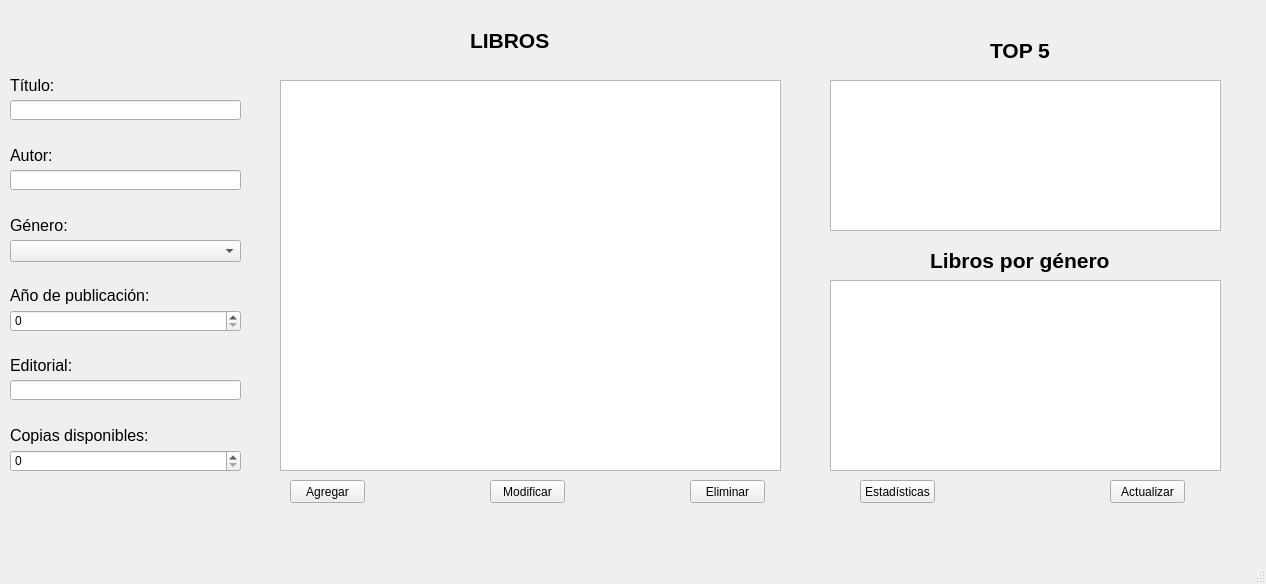
<?xml version="1.0" encoding="UTF-8"?>
<ui version="4.0">
 <class>ventanaLibros</class>
 <widget class="QMainWindow" name="ventanaLibros">
  <property name="geometry">
   <rect>
    <x>0</x>
    <y>0</y>
    <width>1266</width>
    <height>584</height>
   </rect>
  </property>
  <property name="windowTitle">
   <string>ventanaLibros</string>
  </property>
  <widget class="QWidget" name="centralwidget">
   <widget class="QLabel" name="label">
    <property name="geometry">
     <rect>
      <x>470</x>
      <y>0</y>
      <width>211</width>
      <height>81</height>
     </rect>
    </property>
    <property name="text">
     <string>&lt;html&gt;&lt;head/&gt;&lt;body&gt;&lt;p&gt;&lt;span style=&quot; font-size:16pt; font-weight:600;&quot;&gt;LIBROS&lt;/span&gt;&lt;/p&gt;&lt;/body&gt;&lt;/html&gt;</string>
    </property>
   </widget>
   <widget class="QTableWidget" name="tablaLibros">
    <property name="geometry">
     <rect>
      <x>280</x>
      <y>80</y>
      <width>501</width>
      <height>391</height>
     </rect>
    </property>
   </widget>
   <widget class="QLabel" name="label_2">
    <property name="geometry">
     <rect>
      <x>10</x>
      <y>70</y>
      <width>81</width>
      <height>31</height>
     </rect>
    </property>
    <property name="text">
     <string>&lt;html&gt;&lt;head/&gt;&lt;body&gt;&lt;p&gt;&lt;span style=&quot; font-size:12pt;&quot;&gt;Título:&lt;/span&gt;&lt;/p&gt;&lt;/body&gt;&lt;/html&gt;</string>
    </property>
   </widget>
   <widget class="QLineEdit" name="titulo">
    <property name="geometry">
     <rect>
      <x>10</x>
      <y>100</y>
      <width>231</width>
      <height>20</height>
     </rect>
    </property>
   </widget>
   <widget class="QLabel" name="label_3">
    <property name="geometry">
     <rect>
      <x>10</x>
      <y>140</y>
      <width>81</width>
      <height>31</height>
     </rect>
    </property>
    <property name="text">
     <string>&lt;html&gt;&lt;head/&gt;&lt;body&gt;&lt;p&gt;&lt;span style=&quot; font-size:12pt;&quot;&gt;Autor:&lt;/span&gt;&lt;/p&gt;&lt;/body&gt;&lt;/html&gt;</string>
    </property>
   </widget>
   <widget class="QLineEdit" name="autor">
    <property name="geometry">
     <rect>
      <x>10</x>
      <y>170</y>
      <width>231</width>
      <height>20</height>
     </rect>
    </property>
   </widget>
   <widget class="QLabel" name="label_4">
    <property name="geometry">
     <rect>
      <x>10</x>
      <y>210</y>
      <width>81</width>
      <height>31</height>
     </rect>
    </property>
    <property name="text">
     <string>&lt;html&gt;&lt;head/&gt;&lt;body&gt;&lt;p&gt;&lt;span style=&quot; font-size:12pt;&quot;&gt;Género:&lt;/span&gt;&lt;/p&gt;&lt;/body&gt;&lt;/html&gt;</string>
    </property>
   </widget>
   <widget class="QComboBox" name="cmbGenero">
    <property name="geometry">
     <rect>
      <x>10</x>
      <y>240</y>
      <width>231</width>
      <height>22</height>
     </rect>
    </property>
   </widget>
   <widget class="QLabel" name="label_5">
    <property name="geometry">
     <rect>
      <x>10</x>
      <y>280</y>
      <width>161</width>
      <height>31</height>
     </rect>
    </property>
    <property name="text">
     <string>&lt;html&gt;&lt;head/&gt;&lt;body&gt;&lt;p&gt;&lt;span style=&quot; font-size:12pt;&quot;&gt;Año de publicación:&lt;/span&gt;&lt;/p&gt;&lt;/body&gt;&lt;/html&gt;</string>
    </property>
   </widget>
   <widget class="QSpinBox" name="spinBoxAnio">
    <property name="geometry">
     <rect>
      <x>10</x>
      <y>310</y>
      <width>231</width>
      <height>22</height>
     </rect>
    </property>
   </widget>
   <widget class="QLabel" name="label_6">
    <property name="geometry">
     <rect>
      <x>10</x>
      <y>350</y>
      <width>81</width>
      <height>31</height>
     </rect>
    </property>
    <property name="text">
     <string>&lt;html&gt;&lt;head/&gt;&lt;body&gt;&lt;p&gt;&lt;span style=&quot; font-size:12pt;&quot;&gt;Editorial:&lt;/span&gt;&lt;/p&gt;&lt;/body&gt;&lt;/html&gt;</string>
    </property>
   </widget>
   <widget class="QLineEdit" name="editorial">
    <property name="geometry">
     <rect>
      <x>10</x>
      <y>380</y>
      <width>231</width>
      <height>20</height>
     </rect>
    </property>
   </widget>
   <widget class="QLabel" name="label_7">
    <property name="geometry">
     <rect>
      <x>10</x>
      <y>420</y>
      <width>151</width>
      <height>31</height>
     </rect>
    </property>
    <property name="text">
     <string>&lt;html&gt;&lt;head/&gt;&lt;body&gt;&lt;p&gt;&lt;span style=&quot; font-size:12pt;&quot;&gt;Copias disponibles:&lt;/span&gt;&lt;/p&gt;&lt;/body&gt;&lt;/html&gt;</string>
    </property>
   </widget>
   <widget class="QSpinBox" name="spinBoxCopias">
    <property name="geometry">
     <rect>
      <x>10</x>
      <y>450</y>
      <width>231</width>
      <height>22</height>
     </rect>
    </property>
   </widget>
   <widget class="QPushButton" name="btnModificar">
    <property name="geometry">
     <rect>
      <x>490</x>
      <y>480</y>
      <width>75</width>
      <height>23</height>
     </rect>
    </property>
    <property name="text">
     <string>Modificar</string>
    </property>
   </widget>
   <widget class="QPushButton" name="btnAgregar">
    <property name="geometry">
     <rect>
      <x>290</x>
      <y>480</y>
      <width>75</width>
      <height>23</height>
     </rect>
    </property>
    <property name="text">
     <string>Agregar</string>
    </property>
   </widget>
   <widget class="QPushButton" name="btnEliminar">
    <property name="geometry">
     <rect>
      <x>690</x>
      <y>480</y>
      <width>75</width>
      <height>23</height>
     </rect>
    </property>
    <property name="text">
     <string>Eliminar</string>
    </property>
   </widget>
   <widget class="QPushButton" name="btnEstadisticas">
    <property name="geometry">
     <rect>
      <x>860</x>
      <y>480</y>
      <width>75</width>
      <height>23</height>
     </rect>
    </property>
    <property name="text">
     <string>Estadísticas</string>
    </property>
   </widget>
   <widget class="QPushButton" name="btnActualizar">
    <property name="geometry">
     <rect>
      <x>1110</x>
      <y>480</y>
      <width>75</width>
      <height>23</height>
     </rect>
    </property>
    <property name="text">
     <string>Actualizar</string>
    </property>
   </widget>
   <widget class="QTableWidget" name="tablaTop5">
    <property name="geometry">
     <rect>
      <x>830</x>
      <y>80</y>
      <width>391</width>
      <height>151</height>
     </rect>
    </property>
   </widget>
   <widget class="QLabel" name="label_8">
    <property name="geometry">
     <rect>
      <x>990</x>
      <y>10</y>
      <width>211</width>
      <height>81</height>
     </rect>
    </property>
    <property name="text">
     <string>&lt;html&gt;&lt;head/&gt;&lt;body&gt;&lt;p&gt;&lt;span style=&quot; font-size:16pt; font-weight:600;&quot;&gt;TOP 5&lt;/span&gt;&lt;/p&gt;&lt;/body&gt;&lt;/html&gt;</string>
    </property>
   </widget>
   <widget class="QTableWidget" name="tablaLibrosGeneros">
    <property name="geometry">
     <rect>
      <x>830</x>
      <y>280</y>
      <width>391</width>
      <height>191</height>
     </rect>
    </property>
   </widget>
   <widget class="QLabel" name="label_9">
    <property name="geometry">
     <rect>
      <x>930</x>
      <y>220</y>
      <width>211</width>
      <height>81</height>
     </rect>
    </property>
    <property name="text">
     <string>&lt;html&gt;&lt;head/&gt;&lt;body&gt;&lt;p&gt;&lt;span style=&quot; font-size:16pt; font-weight:600;&quot;&gt;Libros por género&lt;/span&gt;&lt;/p&gt;&lt;/body&gt;&lt;/html&gt;</string>
    </property>
   </widget>
  </widget>
  <widget class="QMenuBar" name="menubar">
   <property name="geometry">
    <rect>
     <x>0</x>
     <y>0</y>
     <width>1266</width>
     <height>21</height>
    </rect>
   </property>
  </widget>
  <widget class="QStatusBar" name="statusbar"/>
 </widget>
 <resources/>
 <connections/>
</ui>
